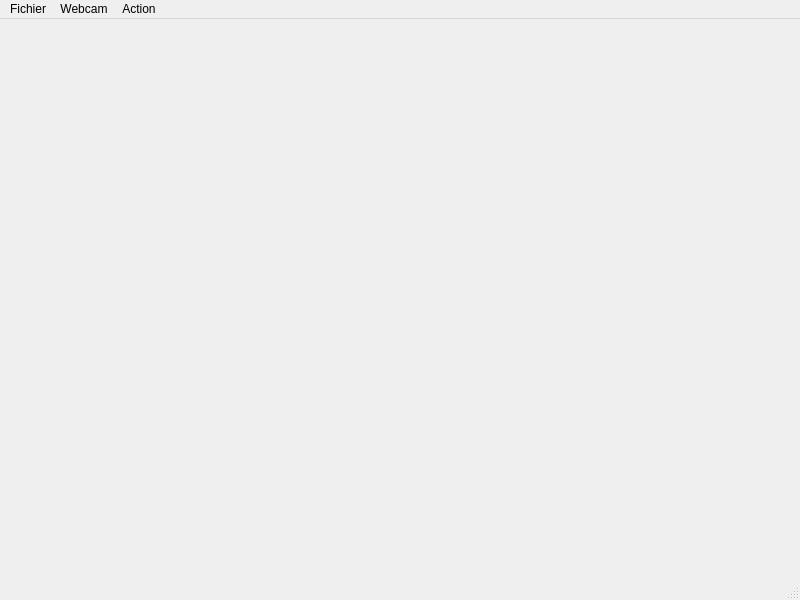
<?xml version="1.0" encoding="UTF-8"?>
<ui version="4.0">
 <class>Client</class>
 <widget class="QMainWindow" name="Client">
  <property name="geometry">
   <rect>
    <x>0</x>
    <y>0</y>
    <width>800</width>
    <height>600</height>
   </rect>
  </property>
  <property name="windowTitle">
   <string>MainWindow</string>
  </property>
  <widget class="QWidget" name="centralwidget"/>
  <widget class="QMenuBar" name="menubar">
   <property name="geometry">
    <rect>
     <x>0</x>
     <y>0</y>
     <width>800</width>
     <height>25</height>
    </rect>
   </property>
   <widget class="QMenu" name="menuFichier">
    <property name="title">
     <string>Fichier</string>
    </property>
    <addaction name="actionQuitter"/>
   </widget>
   <widget class="QMenu" name="menuWebcam">
    <property name="title">
     <string>Webcam</string>
    </property>
   </widget>
   <widget class="QMenu" name="menuAction">
    <property name="title">
     <string>Action</string>
    </property>
    <addaction name="actionD_marrer"/>
    <addaction name="actionArr_ter"/>
   </widget>
   <addaction name="menuFichier"/>
   <addaction name="menuWebcam"/>
   <addaction name="menuAction"/>
  </widget>
  <widget class="QStatusBar" name="statusbar"/>
  <action name="actionQuitter">
   <property name="text">
    <string>Quitter</string>
   </property>
   <property name="shortcut">
    <string>Ctrl+Q</string>
   </property>
  </action>
  <action name="actionBarre_d_outils">
   <property name="checkable">
    <bool>true</bool>
   </property>
   <property name="checked">
    <bool>true</bool>
   </property>
   <property name="text">
    <string>Barre d'outils</string>
   </property>
  </action>
  <action name="actionD_marrer">
   <property name="text">
    <string>Démarrer</string>
   </property>
  </action>
  <action name="actionArr_ter">
   <property name="text">
    <string>Arrêter</string>
   </property>
  </action>
 </widget>
 <resources/>
 <connections>
  <connection>
   <sender>actionQuitter</sender>
   <signal>triggered()</signal>
   <receiver>Client</receiver>
   <slot>close()</slot>
   <hints>
    <hint type="sourcelabel">
     <x>-1</x>
     <y>-1</y>
    </hint>
    <hint type="destinationlabel">
     <x>399</x>
     <y>299</y>
    </hint>
   </hints>
  </connection>
 </connections>
</ui>
